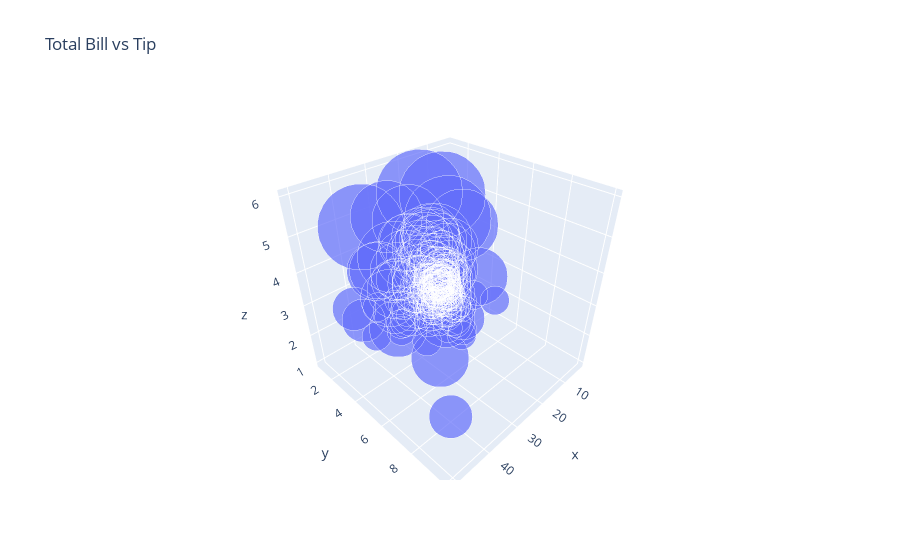

The notebook cell saved with this chart:
### Code cell
fig = go.Figure()
fig.add_trace(go.Scatter3d(x=tips.total_bill, y=tips.tip, mode='markers', marker_size = 10*tips['size'], z = tips['size'] ,name='Total Bill vs Tip'))
fig.update_layout(title='Total Bill vs Tip', xaxis_title='Total Bill', yaxis_title='Tip')

### Figure 1 — Plotly figure (JSON) as saved in the notebook; plotly's stock layout.template omitted (floating-point values rounded to 4 significant figures; data arrays with more than 128 entries replaced by an {"elided": "..."} marker saying what was removed)
{"data": [{"marker": {"size": {"elided": "244 int values"}}, "mode": "markers", "name": "Total Bill vs Tip", "type": "scatter3d", "x": {"elided": "244 float values"}, "y": {"elided": "244 float values"}, "z": {"elided": "244 int values"}}], "layout": {"title": {"text": "Total Bill vs Tip"}, "xaxis": {"title": {"text": "Total Bill"}}, "yaxis": {"title": {"text": "Tip"}}}}
